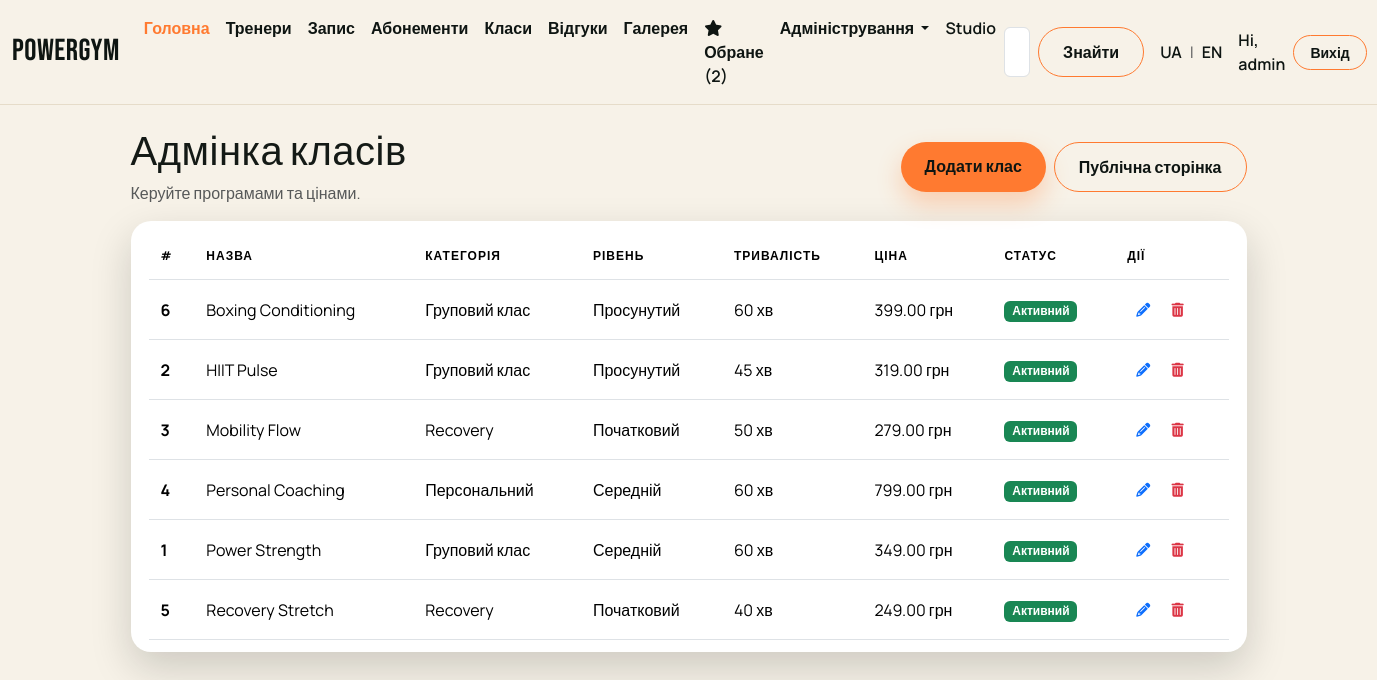
The page /services/list (signed in) on the database its author committed.
### services/models.py (models this page shows, shortened)
class Service(models.Model):
    LEVEL_CHOICES = [
        ("B", "Початковий"),
        ("I", "Середній"),
        ("A", "Просунутий"),
    ]
    CATEGORY_CHOICES = [
        ("G", "Груповий клас"),
        ("P", "Персональний"),
        ("R", "Recovery"),
    ]
    name = models.CharField("Назва", max_length=100)
    description = models.TextField("Опис", blank=True)
    duration_minutes = models.IntegerField(
        "Тривалість (хв)",
        validators=[MinValueValidator(15), MaxValueValidator(240)],
    )
    price = models.DecimalField(
        "Ціна (грн)",
        max_digits=8,
        decimal_places=2,
        validators=[MinValueValidator(0)],
    )
    level = models.CharField("Рівень", max_length=1, choices=LEVEL_CHOICES, default="B")
    category = models.CharField(
        "Категорія", max_length=1, choices=CATEGORY_CHOICES, default="G"
    )
    active = models.BooleanField("Активний", default=True)
    class Meta:
        verbose_name = "Клас"
        verbose_name_plural = "Класи"

### services/views.py (the view)
# urls.py: path("list", views.service_list),
@staff_required
def service_list(request):
    services = Service.objects.all().order_by("name")
    return render(request, "services/list.html", {"services": services})

### favorites/context_processor.py (called while the page is built)
def favorite_barbers_count(request):
    return { 'fav_count': get_count_of_favorite_barbers(request) }

### favorites/favorites.py (called while the page is built)
def _is_authenticated(request):
    user = getattr(request, "user", None)
    return bool(user and getattr(user, "is_authenticated", False))

def _get_session_favorites(request):
    return request.session.get(FAVORITE_BARBERS_KEY, [])

def _merge_session_to_user(request):
    if not _is_authenticated(request):
        return
    session_ids = _get_session_favorites(request)
    if not session_ids:
        return
    for barber_id in session_ids:
        Favorite.objects.get_or_create(user=request.user, barber_id=barber_id)
    _set_session_favorites(request, [])

def get_count_of_favorite_barbers(request):
    if _is_authenticated(request):
        _merge_session_to_user(request)
        return Favorite.objects.filter(user=request.user).count()
    return len(_get_session_favorites(request))

### home/context_processors.py (called while the page is built)
def ui_text(request):
    lang = request.session.get("lang", "uk")
    if lang not in ("uk", "en"):
        lang = "uk"
    return {"t": get_translations(lang), "lang": lang}

### home/translations.py (called while the page is built)
def get_translations(lang):
    return TRANSLATIONS.get(lang, TRANSLATIONS["uk"])

### services/templates/services/list.html
{% extends "layout.html" %} {% block content %}
<section class="py-4 admin-page">
  <div class="d-flex flex-wrap align-items-center justify-content-between gap-3 mb-3">
    <div>
      <h1 class="mb-1">Адмінка класів</h1>
      <p class="text-muted mb-0">Керуйте програмами та цінами.</p>
    </div>
    <div class="d-flex gap-2">
      <a class="btn btn-gym" href="/services/create">Додати клас</a>
      <a class="btn btn-gym-outline" href="/services">Публічна сторінка</a>
    </div>
  </div>
  <div class="table-card">
    <table class="table table-hover align-middle mb-0">
      <thead>
        <tr>
          <th scope="col">#</th>
          <th scope="col">Назва</th>
          <th scope="col">Категорія</th>
          <th scope="col">Рівень</th>
          <th scope="col">Тривалість</th>
          <th scope="col">Ціна</th>
          <th scope="col">Статус</th>
          <th scope="col">Дії</th>
        </tr>
      </thead>
      <tbody>
        {% for service in services %}
        <tr>
          <th scope="row">{{ service.id }}</th>
          <td>{{ service.name }}</td>
          <td>{{ service.get_category_display }}</td>
          <td>{{ service.get_level_display }}</td>
          <td>{{ service.duration_minutes }} хв</td>
          <td>{{ service.price }} грн</td>
          <td>
            {% if service.active %}
            <span class="badge text-bg-success">Активний</span>
            {% else %}
            <span class="badge text-bg-secondary">Пауза</span>
            {% endif %}
          </td>
          <td>
            <a
              href="/services/edit/{{ service.id }}"
              class="btn btn-sm text-primary"
            >
              <i class="fa-solid fa-pencil"></i>
            </a>
            <a
              href="/services/delete/{{ service.id }}"
              class="btn btn-sm text-danger"
            >
              <i class="fa-solid fa-trash-can"></i>
            </a>
          </td>
        </tr>
        {% empty %}
        <tr>
          <td colspan="8" class="text-muted">Класів не знайдено.</td>
        </tr>
        {% endfor %}
      </tbody>
    </table>
  </div>
</section>
{% endblock %}

### treners/templates/layout.html (shortened to what this page needs)
{% load static %}
<!DOCTYPE html>
<html lang="uk">
  <head>
    <link
      href="https://cdn.jsdelivr.net/npm/bootstrap@5.3.8/dist/css/bootstrap.min.css"
      rel="stylesheet"
    />
    <link rel="stylesheet" href="{% static 'css/style.css' %}" />
  </head>
  <body>
    <nav class="navbar navbar-expand-lg navbar-gym">
      <div class="container-fluid">
        <a class="navbar-brand" href="/">PowerGym</a>
        <div class="collapse navbar-collapse" id="navbarSupportedContent">
          <ul class="navbar-nav me-auto mb-2 mb-lg-0">
            <li class="nav-item">
              <a class="nav-link active" aria-current="page" href="/"
                >{{ t.nav_home }}</a
              >
            </li>
            <li class="nav-item">
              <a class="nav-link" href="/barbers">{{ t.nav_trainers }}</a>
            </li>
            <li class="nav-item">
              <a class="nav-link" href="/book">{{ t.nav_book }}</a>
            </li>
            <li class="nav-item">
              <a class="nav-link" href="/#memberships">{{ t.nav_memberships }}</a>
            </li>
            <li class="nav-item">
              <a class="nav-link" href="/services">{{ t.nav_classes }}</a>
            </li>
            <li class="nav-item">
              <a class="nav-link" href="/reviews">{{ t.nav_reviews }}</a>
            </li>
            <li class="nav-item">
              <a class="nav-link" href="/gallery">{{ t.nav_gallery }}</a>
            </li>
            <li class="nav-item">
              <a class="nav-link" aria-current="page" href="/favorites">
                <i class="fa-solid fa-star"></i> {{ t.nav_favorites }} ({{ fav_count }})
              </a>
            </li>
            <li class="nav-item dropdown">
              <a
                class="nav-link dropdown-toggle"
                href="#"
                role="button"
                data-bs-toggle="dropdown"
                aria-expanded="false"
              >
                {{ t.nav_admin }}
              </a>
            </li>
            <li class="nav-item">
              <a class="nav-link disabled" aria-disabled="true">{{ t.nav_studio }}</a>
            </li>
          </ul>
          <form class="d-flex" role="search" method="get" action="/barbers">
            <input
              class="form-control me-2"
              type="search"
              name="text"
              placeholder="{{ t.nav_search_placeholder }}"
              aria-label="Search"
            />
            <button class="btn btn-gym-outline" type="submit">
              {{ t.nav_search_button }}
            </button>
          </form>
          <div class="lang-switch ms-3 d-flex align-items-center gap-2">
            <a class="nav-link p-0" href="/lang/uk/">UA</a>
            <span class="text-muted">|</span>
            <a class="nav-link p-0" href="/lang/en/">EN</a>
          </div>
          <div class="auth-links ms-3 d-flex align-items-center gap-2">
            {% if user.is_authenticated %}
            <span class="nav-link p-0">Hi, {{ user.username }}</span>
            <a class="btn btn-gym-outline btn-sm" href="/logout"
              >{{ t.auth_logout }}</a
            >
            {% endif %}
          </div>
        </div>
      </div>
    </nav>
    <div class="container">{% block content %} {% endblock %}</div>
  </body>
</html>

### static/css/style.css (style rules this page uses)
:root { --gym-ink: #141a16; --gym-dark: #0e1512; --gym-cream: #f7f2e8; --gym-sand: #e6dcc9; --gym-accent: #ff7a30; --gym-accent-2: #b4f272; --gym-shadow: rgba(15, 20, 18, 0.18); }
body { font-family: "Manrope", sans-serif; background: var(--gym-cream); color: var(--gym-ink); }
h1, h2, h3, .navbar-brand, .hero-title, .section-title { font-family: "Bebas Neue", sans-serif; letter-spacing: 0.5px; }
.navbar-gym { background: var(--gym-cream); border-bottom: 1px solid var(--gym-sand); }
.navbar-gym .navbar-brand { font-size: 1.9rem; color: var(--gym-dark); }
.navbar-gym .nav-link { color: var(--gym-dark); font-weight: 600; }
.navbar-gym .nav-link.active, .navbar-gym .nav-link:hover { color: var(--gym-accent); }
.lang-switch .nav-link { font-weight: 600; color: var(--gym-dark); }
.auth-links .nav-link { font-weight: 600; color: var(--gym-dark); }
.auth-links .btn { padding: 6px 16px; border-radius: 999px; }
.btn-gym { background: var(--gym-accent); color: var(--gym-dark); border: none; padding: 12px 24px; font-weight: 700; border-radius: 999px; box-shadow: 0 12px 24px rgba(255, 122, 48, 0.3); }
.btn-gym-outline { border: 1px solid rgba(255, 255, 255, 0.35); color: #fef7ed; padding: 12px 24px; border-radius: 999px; font-weight: 600; background: transparent; }
.navbar-gym .btn-gym-outline { color: var(--gym-dark); border-color: var(--gym-accent); }
.table-card { background: #fff; border-radius: 20px; padding: 12px 18px; box-shadow: 0 16px 40px var(--gym-shadow); }
.table-card thead { text-transform: uppercase; font-size: 0.75rem; letter-spacing: 1px; color: #6b7b71; }
.table-card .table > :not(caption) > * > * { padding: 14px 12px; }
.admin-page .btn-gym-outline { color: var(--gym-dark); border-color: var(--gym-accent); }

### rows shown on the page
Service: id "6", name "Boxing Conditioning", category "Груповий клас", level "Просунутий", duration_minutes "60", price "399.00", active "Активний"
Service: id "2", name "HIIT Pulse", category "Груповий клас", level "Просунутий", duration_minutes "45", price "319.00", active "Активний"
Service: id "3", name "Mobility Flow", category "Recovery", level "Початковий", duration_minutes "50", price "279.00", active "Активний"
Service: id "4", name "Personal Coaching", category "Персональний", level "Середній", duration_minutes "60", price "799.00", active "Активний"
Service: id "1", name "Power Strength", category "Груповий клас", level "Середній", duration_minutes "60", price "349.00", active "Активний"
Service: id "5", name "Recovery Stretch", category "Recovery", level "Початковий", duration_minutes "40", price "249.00", active "Активний"

### other values the page prints
{{ t.nav_home }} "Головна"
{{ t.nav_trainers }} "Тренери"
{{ t.nav_book }} "Запис"
{{ t.nav_memberships }} "Абонементи"
{{ t.nav_classes }} "Класи"
{{ t.nav_reviews }} "Відгуки"
{{ t.nav_gallery }} "Галерея"
{{ t.nav_favorites }} "Обране"
{{ fav_count }} "2"
{{ t.nav_admin }} "Адміністрування"
{{ t.nav_studio }} "Studio"
{{ t.nav_search_button }} "Знайти"
{{ user.username }} "admin"
{{ t.auth_logout }} "Вихід"
